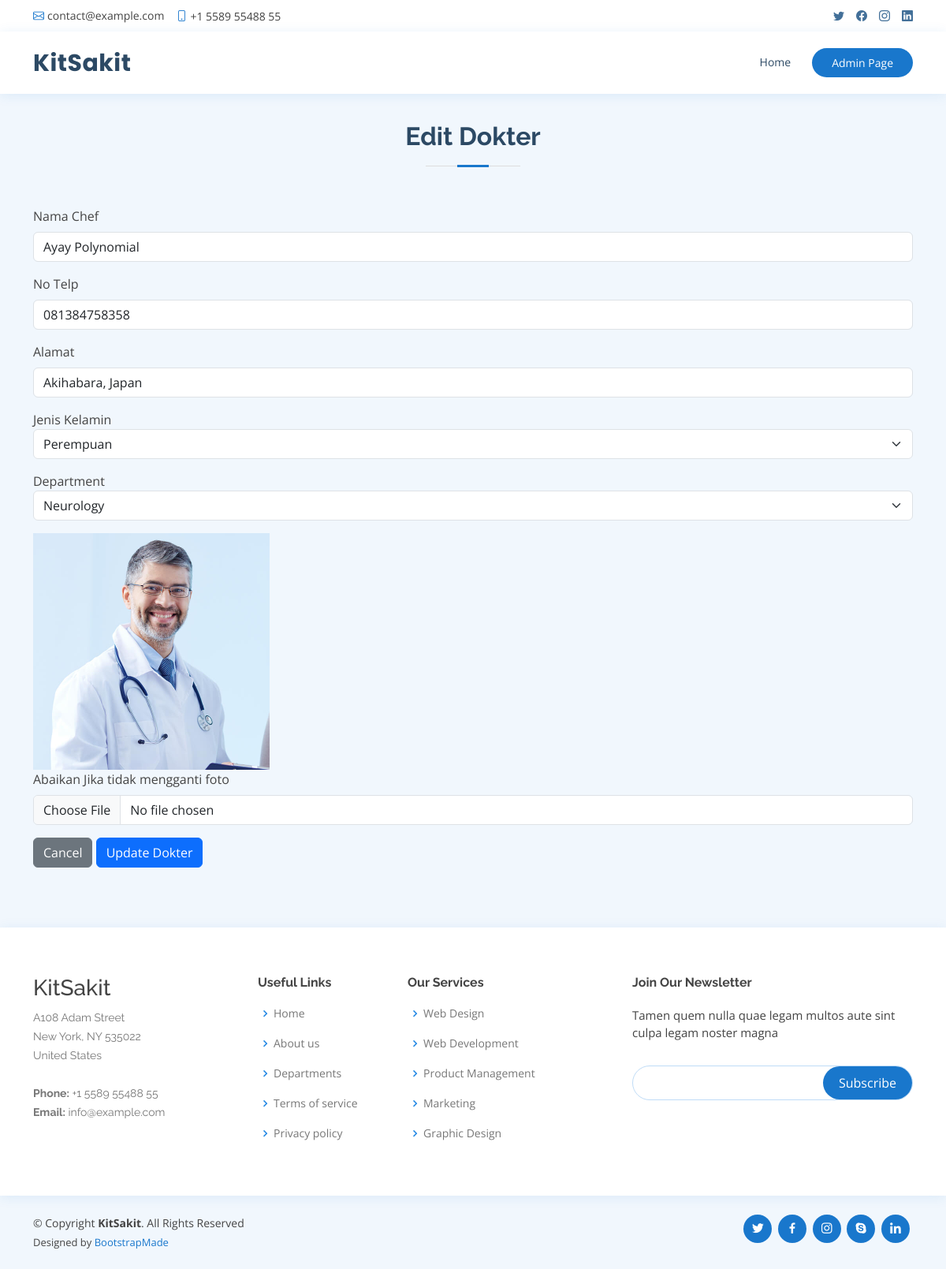
The page /editDokter.php?id_dokter=2 on the database as committed earlier.
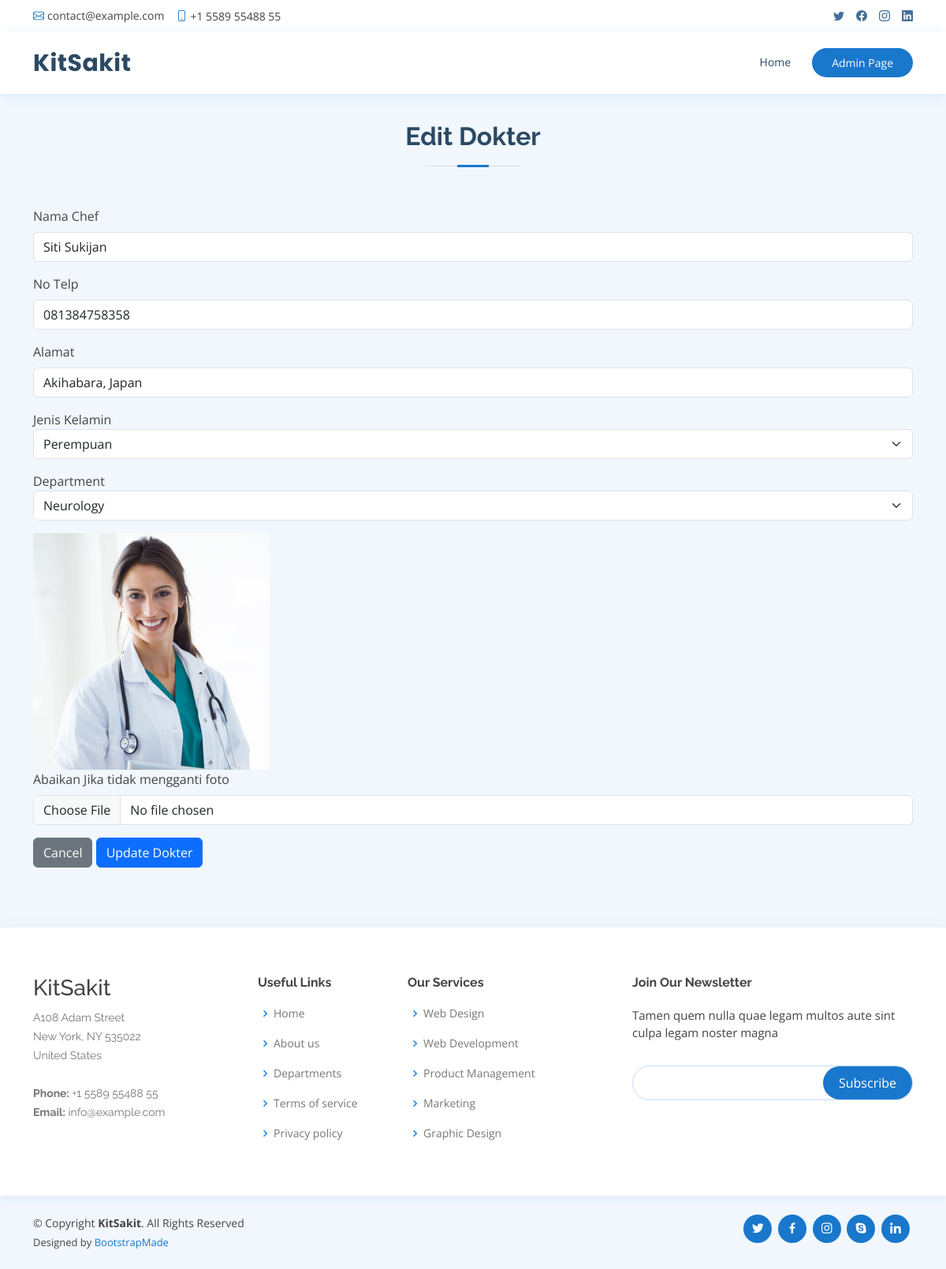
The same page on the database as committed later.
### tables this page shows
CREATE TABLE `dokter`  (
  `id_dokter` int NOT NULL AUTO_INCREMENT,
  `nama_dokter` varchar(225) NOT NULL,
  `jenis_kelamin_dokter` char(1) NOT NULL,
  `alamat_dokter` varchar(225) NOT NULL,
  `telefon_dokter` varchar(20) NOT NULL,
  `foto` varchar(255) NOT NULL,
  `id_departmen` int NOT NULL,
  PRIMARY KEY (`id_dokter`) USING BTREE,
  INDEX `id_departmen`(`id_departmen` ASC) USING BTREE,
  CONSTRAINT `dokter_ibfk_1` FOREIGN KEY (`id_departmen`) REFERENCES `departmen` (`id_departmen`) ON DELETE RESTRICT ON UPDATE RESTRICT
);

CREATE TABLE `departmen`  (
  `id_departmen` int NOT NULL AUTO_INCREMENT,
  `nama_departmen` varchar(225) NOT NULL,
  `spesialisasi` varchar(255) NOT NULL,
  `lokasi` varchar(225) NOT NULL,
  PRIMARY KEY (`id_departmen`) USING BTREE
);

### function.php (called while the page is built, shortened)
<?php
    include('config.php');
    function readDepartmen(){
        global $conn;
        $query = "SELECT * FROM departmen";
        $result = mysqli_query($conn, $query);
        return $result;
    }
    function readQuery($table, $id, $find){
        global $conn;
        $query = "SELECT * FROM ".$table." WHERE ".$id."=".$find;
        $result = mysqli_query($conn, $query);
        $result = mysqli_fetch_assoc($result);
        return $result;
    };
?>

### editDokter.php (the view, shortened to what the changed rows need)
<?php
    include('function.php');
    $listDepartmen = readDepartmen();
    if(isset($_GET['id_dokter'])){
      $idDokter = $_GET['id_dokter'];
      $data = readQuery('dokter', 'id_dokter', $idDokter);
    } else {
      echo "
      <script>
        alert('Masukkan data id.');
        window.location='admin.php';
      </script>";
    }
?>
<!DOCTYPE html>
<html lang="en">
<head>
  <link href="assets/vendor/fontawesome-free/css/all.min.css" rel="stylesheet">
  <link href="assets/vendor/animate.css/animate.min.css" rel="stylesheet">
  <link href="assets/vendor/bootstrap/css/bootstrap.min.css" rel="stylesheet">
  <link href="assets/vendor/bootstrap-icons/bootstrap-icons.css" rel="stylesheet">
  <link href="assets/vendor/boxicons/css/boxicons.min.css" rel="stylesheet">
  <link href="assets/vendor/glightbox/css/glightbox.min.css" rel="stylesheet">
  <link href="assets/vendor/remixicon/remixicon.css" rel="stylesheet">
  <link href="assets/vendor/swiper/swiper-bundle.min.css" rel="stylesheet">
  <link href="assets/css/style.css" rel="stylesheet">
</head>
<body>
  <header id="header" class="fixed-top">
    <div class="container d-flex align-items-center">
      <h1 class="logo me-auto"><a href="index.php">KitSakit</a></h1>
    </div>
  </header>
  <main id="main" style="padding-top: 70px;">
    <section id="appointment" class="appointment section-bg">
      <div class="container">
        <div class="section-title">
          <h2>Edit Dokter</h2>
        </div>
        <form action="#" method="post" role="form" id="form-add" enctype="multipart/form-data">
            <div class="mb-3">
                <label for="nama_dokter" class="form-label">Nama Chef</label>
                <input type="text" class="form-control" id="nama_dokter" name="nama_dokter" value="<?= $data['nama_dokter'] ?>" required>
            </div>
            <div class="mb-3">
                <label for="no_telp_dokter" class="form-label">No Telp</label>
                <input type="text" class="form-control" id="no_telp_dokter" name="no_telp_dokter" value="<?= $data['telefon_dokter'] ?>" required>
            </div>
            <div class="mb-3">
                <label for="alamat_dokter" class="form-label">Alamat</label>
                <input type="text" class="form-control" id="alamat_dokter" name="alamat_dokter" value="<?= $data['alamat_dokter'] ?>" required>
            </div>
            <div class="mb-3">
                <label for="jenis_kelamin_dokter">Jenis Kelamin</label>
                <select class="form-select" aria-label="Category" id="jenis_kelamin_dokter" name="jenis_kelamin_dokter" required>
                    <option value="P"
                      <?php
                        if($data['jenis_kelamin_dokter'] == "P"){
                          echo "selected";
                        }
                      ?>
                    >Perempuan</option>
                </select>
            </div>
            <div class="mb-3">
                <label for="departmen">Department</label>
                <select class="form-select" aria-label="Category" id="departmen" name="departmen" required>
                    <?php
                        foreach($listDepartmen as $departmen){
                            echo '<option value="'.$departmen['id_departmen'].'"'. ($departmen['id_departmen'] == $data['id_departmen'] ? "selected" : "").'>'.$departmen['nama_departmen'].'</option>';
                        }
                    ?>
                </select>
            </div>
            <div class="mb-3">
                <img src="assets/img/doctors/<?=$data['foto'] ?>" alt="" width="300" height="300">
                <br>
                <label for="foto_chef" class="form-label">Abaikan Jika tidak mengganti foto</label>
                <input class="form-control" type="file" id="foto_dokter" name="foto_dokter">
            </div>
        </form>
      </div>
    </section>
  </main>
</body>
</html>

Rows that differ between the two databases and show on the page:
changed dokter "Akihabara, Japan": nama_dokter "Ayay Polynomial" → "Siti Sukijan"; foto: a different picture
